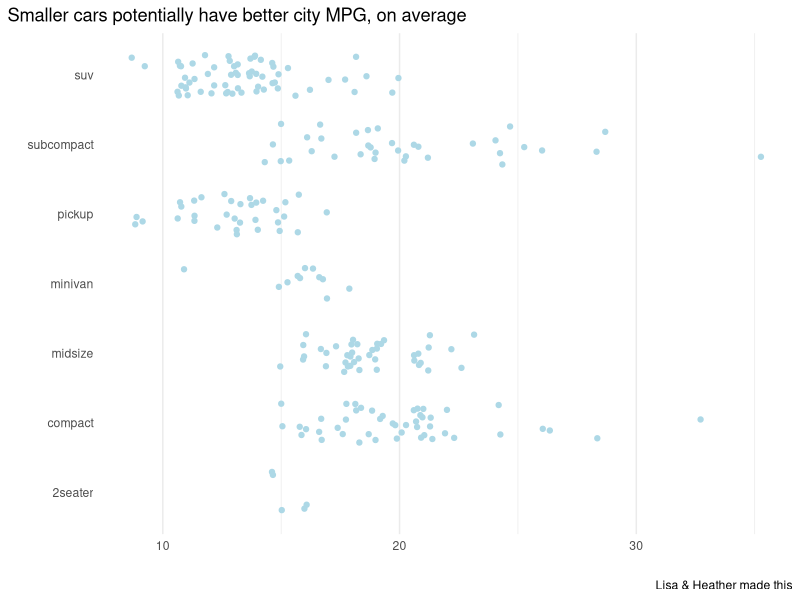

Here is the R script that generated this plot:
## ---- chunk 1
knitr::opts_chunk$set(echo = TRUE, message = FALSE)
## ---- chunk 2
library(tidyverse)    # for wrangling and graphing
## ---- chunk 3
head(mpg)
## ---- chunk 4
mpg %>% 
  ggplot(aes(x = cty, 
             y = class)) +
  geom_jitter(height = .3,
              color = "lightblue") +
  labs(title = "Smaller cars potentially have better city MPG, on average",
       x = "",
       y = "",
       caption = "Lisa & Heather made this") +
  theme_minimal() +
  theme(plot.title.position = "plot",
        panel.grid.major.y = element_blank())
